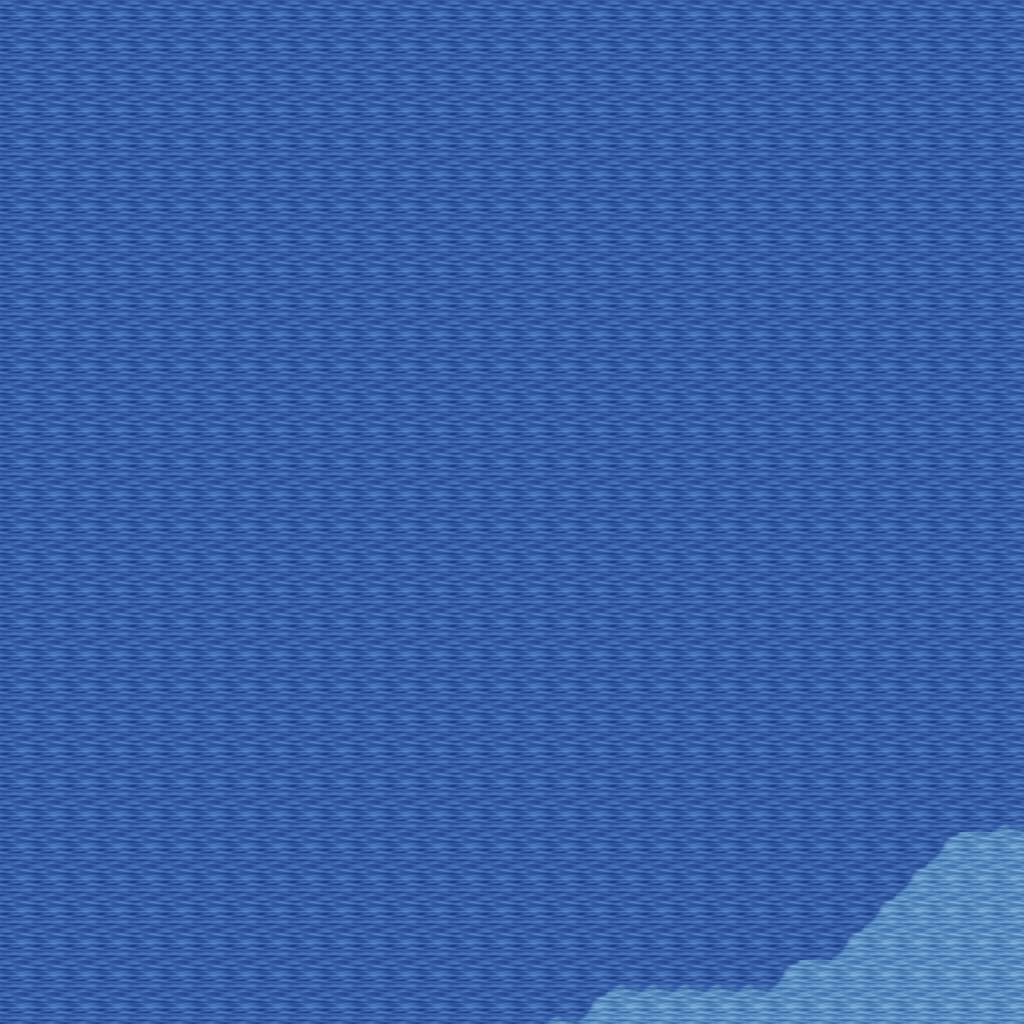

A 2D game scene composited from a Tiled map and its tileset images. What follows is a short description and the map's XML, with each tile layer's data collapsed to a summary:
An orthogonal 32x32 tile map with 32x32 px tiles, 5 tile layers (Ground, Objects, Objects2, Above, ...), 1 hidden layer not drawn, 10 tilesets.

<map version="1.10" tiledversion="1.11.0" orientation="orthogonal" renderorder="right-down" width="32" height="32" tilewidth="32" tileheight="32" infinite="0" nextlayerid="11" nextobjectid="1">
 <tileset firstgid="1" name="logic_collision" tilewidth="32" tileheight="32" tilecount="1" columns="1">
  <image source="../drawable/logic_collision.png" width="32" height="32" />
 </tileset>
 <tileset firstgid="2" name="ground_ground" tilewidth="32" tileheight="32" tilecount="33" columns="3">
  <image source="../drawable/ground_ground.png" width="96" height="352" />
 </tileset>
 <tileset firstgid="35" name="ground_earth_edges" tilewidth="32" tileheight="32" tilecount="18" columns="6">
  <image source="../drawable/ground_earth_edges.png" width="192" height="96" />
 </tileset>
 <tileset firstgid="53" name="ground_grass_corners" tilewidth="32" tileheight="32" tilecount="24" columns="6">
  <image source="../drawable/ground_grass_corners.png" width="192" height="128" />
 </tileset>
 <tileset firstgid="77" name="ground_grass_edges" tilewidth="32" tileheight="32" tilecount="36" columns="12">
  <image source="../drawable/ground_grass_edges.png" width="384" height="96" />
 </tileset>
 <tileset firstgid="113" name="ground_water_pool" tilewidth="32" tileheight="32" tilecount="72" columns="3">
  <image source="../drawable/ground_water_pool.png" width="96" height="768" />
 </tileset>
 <tileset firstgid="185" name="ground_ridge_earth_pale" tilewidth="32" tileheight="32" tilecount="96" columns="12">
  <image source="../drawable/ground_ridge_earth_pale.png" width="384" height="256" />
 </tileset>
 <tileset firstgid="281" name="ground_ridge_earth_dark" tilewidth="32" tileheight="32" tilecount="96" columns="12">
  <image source="../drawable/ground_ridge_earth_dark.png" width="384" height="256" />
 </tileset>
 <tileset firstgid="377" name="plant_stump_stump_vertical" tilewidth="32" tileheight="32" tilecount="1" columns="1">
  <image source="../drawable/plant_stump_stump_vertical.png" width="32" height="32" />
 </tileset>
 <tileset firstgid="378" name="plant_tree_tree_darkgreen" tilewidth="32" tileheight="32" tilecount="88" columns="8">
  <image source="../drawable/plant_tree_tree_darkgreen.png" width="256" height="352" />
 </tileset>
 <layer id="1" name="Ground" width="32" height="32">
  <data>[1024 cells, 1024 non-empty, 4 distinct tile ids]</data>
 </layer>
 <layer id="2" name="Objects" width="32" height="32">
  <data>[1024 cells, 0 non-empty, 0 distinct tile ids]</data>
 </layer>
 <layer id="3" name="Objects2" width="32" height="32">
  <data>[1024 cells, 0 non-empty, 0 distinct tile ids]</data>
 </layer>
 <layer id="4" name="Above" width="32" height="32">
  <data>[1024 cells, 0 non-empty, 0 distinct tile ids]</data>
 </layer>
 <layer id="5" name="Above2" width="32" height="32">
  <data>[1024 cells, 0 non-empty, 0 distinct tile ids]</data>
 </layer>
 <layer id="6" name="Walkable" width="32" height="32" visible="0">
  <data>[1024 cells, 984 non-empty, 1 distinct tile ids]</data>
 </layer>
 <objectgroup id="7" name="Mapevents" />
 <objectgroup id="8" name="Spawn" />
 <objectgroup id="9" name="Keys" />
 <objectgroup id="10" name="Replace" />
</map>
